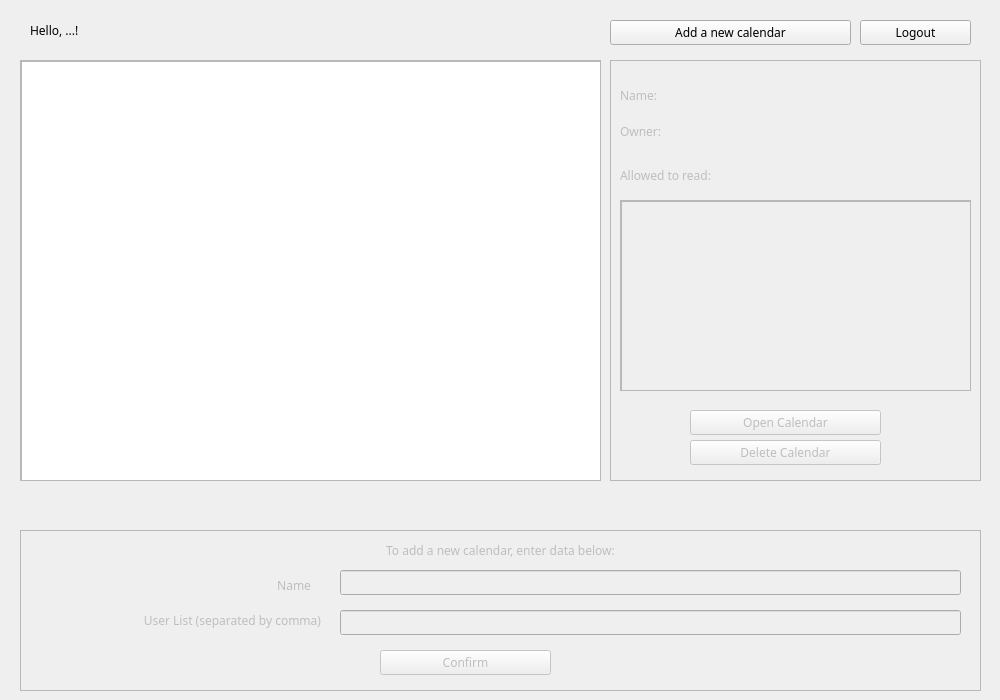
<?xml version="1.0" encoding="UTF-8"?>
<ui version="4.0">
 <class>calendarView</class>
 <widget class="QWidget" name="calendarView">
  <property name="enabled">
   <bool>true</bool>
  </property>
  <property name="geometry">
   <rect>
    <x>0</x>
    <y>0</y>
    <width>1000</width>
    <height>700</height>
   </rect>
  </property>
  <property name="font">
   <font>
    <family>JetBrains Mono</family>
   </font>
  </property>
  <property name="windowTitle">
   <string>Calendar Application</string>
  </property>
  <widget class="QPushButton" name="logoutButton">
   <property name="geometry">
    <rect>
     <x>860</x>
     <y>20</y>
     <width>111</width>
     <height>25</height>
    </rect>
   </property>
   <property name="text">
    <string>Logout</string>
   </property>
  </widget>
  <widget class="QPushButton" name="addCalendarButton">
   <property name="geometry">
    <rect>
     <x>610</x>
     <y>20</y>
     <width>241</width>
     <height>25</height>
    </rect>
   </property>
   <property name="text">
    <string>Add a new calendar</string>
   </property>
  </widget>
  <widget class="QLabel" name="welcomeLabel">
   <property name="geometry">
    <rect>
     <x>30</x>
     <y>10</y>
     <width>561</width>
     <height>41</height>
    </rect>
   </property>
   <property name="text">
    <string>Hello, ...!</string>
   </property>
  </widget>
  <widget class="QScrollArea" name="scrollArea">
   <property name="geometry">
    <rect>
     <x>20</x>
     <y>60</y>
     <width>581</width>
     <height>421</height>
    </rect>
   </property>
   <property name="widgetResizable">
    <bool>true</bool>
   </property>
   <widget class="QWidget" name="scrollAreaWidgetContents_2">
    <property name="geometry">
     <rect>
      <x>0</x>
      <y>0</y>
      <width>579</width>
      <height>419</height>
     </rect>
    </property>
    <widget class="QListWidget" name="calendarList">
     <property name="geometry">
      <rect>
       <x>0</x>
       <y>0</y>
       <width>891</width>
       <height>421</height>
      </rect>
     </property>
    </widget>
   </widget>
  </widget>
  <widget class="QFrame" name="newCalendarFrame">
   <property name="enabled">
    <bool>false</bool>
   </property>
   <property name="geometry">
    <rect>
     <x>20</x>
     <y>530</y>
     <width>961</width>
     <height>161</height>
    </rect>
   </property>
   <property name="frameShape">
    <enum>QFrame::StyledPanel</enum>
   </property>
   <property name="frameShadow">
    <enum>QFrame::Raised</enum>
   </property>
   <widget class="QLabel" name="newCalendarNamelabel">
    <property name="geometry">
     <rect>
      <x>30</x>
      <y>40</y>
      <width>261</width>
      <height>31</height>
     </rect>
    </property>
    <property name="text">
     <string>Name</string>
    </property>
    <property name="alignment">
     <set>Qt::AlignRight|Qt::AlignTrailing|Qt::AlignVCenter</set>
    </property>
   </widget>
   <widget class="QLabel" name="newCalendarUserListLabel">
    <property name="geometry">
     <rect>
      <x>0</x>
      <y>70</y>
      <width>301</width>
      <height>41</height>
     </rect>
    </property>
    <property name="text">
     <string>User List (separated by comma)</string>
    </property>
    <property name="alignment">
     <set>Qt::AlignRight|Qt::AlignTrailing|Qt::AlignVCenter</set>
    </property>
   </widget>
   <widget class="QLineEdit" name="newCalendarNameField">
    <property name="geometry">
     <rect>
      <x>320</x>
      <y>40</y>
      <width>621</width>
      <height>25</height>
     </rect>
    </property>
   </widget>
   <widget class="QLineEdit" name="newCalendarUserListField">
    <property name="geometry">
     <rect>
      <x>320</x>
      <y>80</y>
      <width>621</width>
      <height>25</height>
     </rect>
    </property>
   </widget>
   <widget class="QPushButton" name="newCalendarConfirmButton">
    <property name="geometry">
     <rect>
      <x>360</x>
      <y>120</y>
      <width>171</width>
      <height>25</height>
     </rect>
    </property>
    <property name="text">
     <string>Confirm</string>
    </property>
   </widget>
   <widget class="QLabel" name="informLabel">
    <property name="enabled">
     <bool>false</bool>
    </property>
    <property name="geometry">
     <rect>
      <x>10</x>
      <y>10</y>
      <width>941</width>
      <height>21</height>
     </rect>
    </property>
    <property name="text">
     <string>To add a new calendar, enter data below:</string>
    </property>
    <property name="alignment">
     <set>Qt::AlignCenter</set>
    </property>
   </widget>
  </widget>
  <widget class="QLabel" name="errorLabel">
   <property name="enabled">
    <bool>true</bool>
   </property>
   <property name="geometry">
    <rect>
     <x>20</x>
     <y>490</y>
     <width>961</width>
     <height>31</height>
    </rect>
   </property>
   <property name="text">
    <string/>
   </property>
   <property name="alignment">
    <set>Qt::AlignCenter</set>
   </property>
  </widget>
  <widget class="QFrame" name="calendarInfoFrame">
   <property name="enabled">
    <bool>false</bool>
   </property>
   <property name="geometry">
    <rect>
     <x>610</x>
     <y>60</y>
     <width>371</width>
     <height>421</height>
    </rect>
   </property>
   <property name="frameShape">
    <enum>QFrame::StyledPanel</enum>
   </property>
   <property name="frameShadow">
    <enum>QFrame::Raised</enum>
   </property>
   <widget class="QPushButton" name="calendarDeleteButton">
    <property name="geometry">
     <rect>
      <x>80</x>
      <y>380</y>
      <width>191</width>
      <height>25</height>
     </rect>
    </property>
    <property name="text">
     <string>Delete Calendar</string>
    </property>
   </widget>
   <widget class="QLabel" name="nameLabel">
    <property name="geometry">
     <rect>
      <x>10</x>
      <y>20</y>
      <width>67</width>
      <height>31</height>
     </rect>
    </property>
    <property name="text">
     <string>Name:</string>
    </property>
   </widget>
   <widget class="QLabel" name="calendarNameLabel">
    <property name="geometry">
     <rect>
      <x>80</x>
      <y>20</y>
      <width>281</width>
      <height>31</height>
     </rect>
    </property>
    <property name="text">
     <string/>
    </property>
   </widget>
   <widget class="QLabel" name="ownerLabel">
    <property name="geometry">
     <rect>
      <x>10</x>
      <y>56</y>
      <width>67</width>
      <height>31</height>
     </rect>
    </property>
    <property name="text">
     <string>Owner:</string>
    </property>
   </widget>
   <widget class="QLabel" name="calendarOwnerName">
    <property name="geometry">
     <rect>
      <x>80</x>
      <y>56</y>
      <width>281</width>
      <height>31</height>
     </rect>
    </property>
    <property name="text">
     <string/>
    </property>
   </widget>
   <widget class="QLabel" name="userListLabel">
    <property name="geometry">
     <rect>
      <x>10</x>
      <y>100</y>
      <width>351</width>
      <height>31</height>
     </rect>
    </property>
    <property name="text">
     <string>Allowed to read:</string>
    </property>
   </widget>
   <widget class="QScrollArea" name="scrollArea_2">
    <property name="geometry">
     <rect>
      <x>10</x>
      <y>140</y>
      <width>351</width>
      <height>191</height>
     </rect>
    </property>
    <property name="widgetResizable">
     <bool>true</bool>
    </property>
    <widget class="QWidget" name="scrollAreaWidgetContents_3">
     <property name="geometry">
      <rect>
       <x>0</x>
       <y>0</y>
       <width>349</width>
       <height>189</height>
      </rect>
     </property>
     <widget class="QListWidget" name="calendarUserList">
      <property name="geometry">
       <rect>
        <x>0</x>
        <y>0</y>
        <width>351</width>
        <height>192</height>
       </rect>
      </property>
     </widget>
    </widget>
   </widget>
   <widget class="QPushButton" name="calendarOpenButton">
    <property name="geometry">
     <rect>
      <x>80</x>
      <y>350</y>
      <width>191</width>
      <height>25</height>
     </rect>
    </property>
    <property name="text">
     <string>Open Calendar</string>
    </property>
   </widget>
  </widget>
 </widget>
 <resources/>
 <connections/>
</ui>
